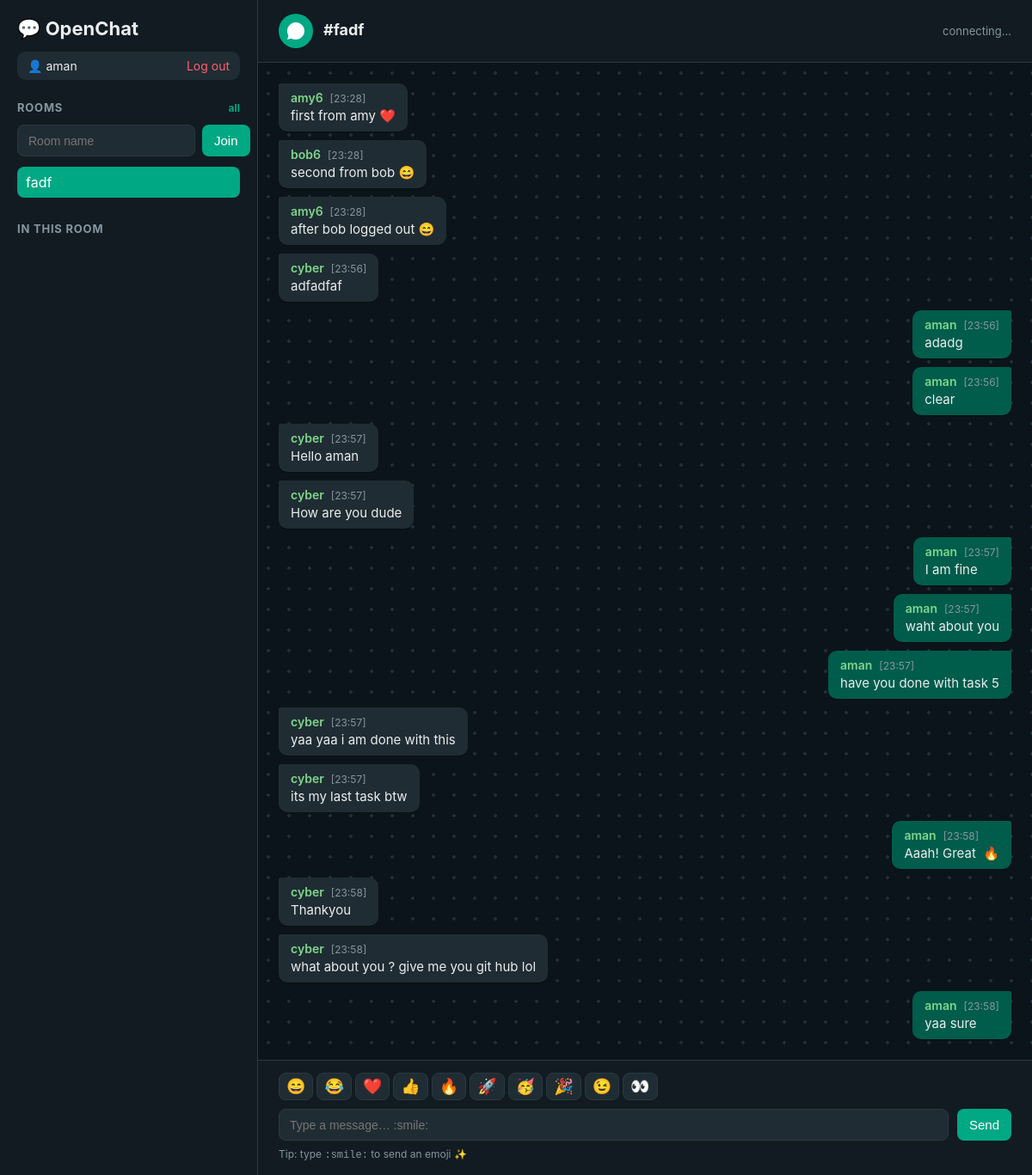
Page /room/fadf (signed in) on the committed database.
### tables this page shows
CREATE TABLE rooms (
                id INTEGER PRIMARY KEY AUTOINCREMENT,
                name TEXT UNIQUE NOT NULL,
                created_by INTEGER,
                created_at TEXT DEFAULT (datetime('now'))
            );

CREATE TABLE messages (
                id INTEGER PRIMARY KEY AUTOINCREMENT,
                room_id INTEGER NOT NULL,
                user_id INTEGER NOT NULL,
                username TEXT NOT NULL,
                content TEXT NOT NULL,
                emoji_rendered TEXT,
                created_at TEXT DEFAULT (strftime('%Y-%m-%dT%H:%M:%S','now','localtime')),
                FOREIGN KEY (room_id) REFERENCES rooms(id),
                FOREIGN KEY (user_id) REFERENCES users(id)
            );

### app.py (the view)
@app.route("/room/<name>")
@login_required
def room_page(name):
    user_id = session.get("user_id")
    room = database.get_or_create_room(name, user_id)
    if room is None:
        flash("Room names cannot be empty.", "error")
        return redirect(url_for("index"))
    history = database.get_message_history(room["id"])
    rooms = database.list_rooms()
    return render_template(
        "chat.html",
        username=current_username(),
        room=room["name"],
        room_id=room["id"],
        history=history,
        rooms=rooms,
    )

### app.py (called while the page is built)
def current_username():
    return session.get("username")

def login_required(fn):
    @functools.wraps(fn)
    def wrapper(*args, **kwargs):
        if current_username() is None:
            return redirect(url_for("login"))
        return fn(*args, **kwargs)
    return wrapper

### database.py (called while the page is built, shortened)
def get_connection():
    conn = sqlite3.connect(DB_PATH, timeout=10)
    conn.row_factory = sqlite3.Row
    conn.execute("PRAGMA journal_mode=WAL")
    conn.execute("PRAGMA busy_timeout=10000")
    return conn

def get_or_create_room(name, user_id):
    name = name.strip()
    if not name:
        return None
    conn = get_connection()
    try:
        room = conn.execute(
            "SELECT * FROM rooms WHERE name = ?", (name,)
        ).fetchone()
        if room:
            return room
    finally:
        conn.close()

def list_rooms():
    conn = get_connection()
    try:
        rows = conn.execute(
            """
            SELECT r.id, r.name,
                   (SELECT COUNT(*) FROM messages m
                     WHERE m.room_id = r.id) AS message_count
            FROM rooms r
            ORDER BY r.name
            """
        ).fetchall()
        return [dict(row) for row in rows]
    finally:
        conn.close()

def get_message_history(room_id, limit=100):
    conn = get_connection()
    try:
        rows = conn.execute(
            """
            SELECT id, username, content, emoji_rendered, created_at
            FROM messages
            WHERE room_id = ?
            ORDER BY id
            LIMIT ?
            """,
            (room_id, limit),
        ).fetchall()
        return [dict(row) for row in rows]
    finally:
        conn.close()

### templates/chat.html (shortened to what this page needs)
<!DOCTYPE html>
<html lang="en">
<head>
    <link rel="stylesheet" href="{{ url_for('static', filename='style.css') }}">
</head>
<body data-room="{{ room }}" data-username="{{ username }}">
    <div class="chat-layout">
        <aside class="sidebar">
            <div class="sidebar-head">
                <h1>💬 OpenChat</h1>
                <div class="user-chip">
                    <span>👤 {{ username }}</span>
                    <a class="logout" href="{{ url_for('logout') }}">Log out</a>
                </div>
            </div>
            <section class="rooms-panel">
                <h2>Rooms <a class="home-link" href="{{ url_for('index') }}">all</a></h2>
                <form class="join-form" method="get" onsubmit="enterRoom(event)">
                    <input id="room-input" type="text" placeholder="Room name" required>
                    <button type="submit">Join</button>
                </form>
                <ul class="room-list">
                    {% for r in rooms %}
                        <li class="{{ 'active' if r.name == room }}">
                            <a href="{{ url_for('room_page', name=r.name) }}">{{ r.name }}</a>
                        </li>
                    {% endfor %}
                </ul>
            </section>
            <section class="presence-panel">
                <h2>In this room</h2>
            </section>
        </aside>
        <main class="chat-main">
            <header class="chat-header">
                <h2>#{{ room }}</h2>
                <span class="conn-status" id="conn-status">connecting…</span>
            </header>
            <div class="messages" id="messages">
                {% for m in history %}
                    <div class="msg {{ 'mine' if m.username == username }}"
                         data-username="{{ m.username }}">
                        <div class="msg-meta">
                            <span class="msg-name">{{ m.username }}</span>
                            <span class="msg-time">[{{ m.created_at[11:16] if m.created_at else '' }}]</span>
                        </div>
                        <div class="msg-text">{{ m.emoji_rendered or m.content }}</div>
                    </div>
                {% endfor %}
            </div>
            <footer class="composer">
                <div class="emoji-row" id="emoji-row"></div>
                <form class="composer-form" onsubmit="sendMessage(event)">
                    <input id="message-input" type="text" placeholder="Type a message… :smile:" autocomplete="off">
                    <button type="submit">Send</button>
                </form>
                <div class="composer-hint">Tip: type <code>:smile:</code> to send an emoji ✨</div>
            </footer>
        </main>
    </div>
</body>
</html>

### static/style.css (style rules this page uses)
:root { --bg: #0b141a; --panel: #111b21; --panel-2: #202c33; --accent: #00a884; --accent-2: #7fd68b; --text: #e9edef; --muted: #8696a0; --danger: #ff5f6d; --border: #2a3942; --mine-bg: #005c4b; --outgoing: #005c4b; --incoming: #202c33; }
* { box-sizing: border-box; }
body { margin: 0; font-family: -apple-system, BlinkMacSystemFont, "Segoe UI", Roboto, Helvetica, Arial, sans-serif; background: var(--bg); color: var(--text); height: 100vh; }
a { color: var(--accent); text-decoration: none; }
.auth-card button, .composer button, .join-form button { padding: 10px 14px; border: none; border-radius: 8px; background: var(--accent); color: #fff; font-size: 15px; cursor: pointer; }
.index-layout, .chat-layout { display: grid; grid-template-columns: 300px 1fr; height: 100vh; }
.sidebar { background: var(--panel); border-right: 1px solid var(--border); padding: 20px; display: flex; flex-direction: column; gap: 24px; overflow-y: auto; }
.sidebar-head h1 { margin: 0; font-size: 22px; }
.user-chip { display: flex; align-items: center; justify-content: space-between; background: var(--panel-2); border-radius: 10px; padding: 8px 12px; margin-top: 14px; font-size: 14px; }
.logout { color: var(--danger); }
.rooms-panel h2, .presence-panel h2 { font-size: 13px; text-transform: uppercase; letter-spacing: .06em; color: var(--muted); margin: 0 0 12px; display: flex; align-items: center; justify-content: space-between; }
.home-link { font-size: 12px; text-transform: none; letter-spacing: 0; }
.join-form { display: flex; gap: 8px; margin-bottom: 12px; }
.join-form input, .composer-form input { flex: 1; padding: 9px 12px; border-radius: 8px; border: 1px solid var(--border); background: var(--panel-2); color: var(--text); font-size: 14px; }
.room-list { list-style: none; margin: 0; padding: 0; }
.room-list li { display: flex; align-items: center; justify-content: space-between; padding: 8px 10px; border-radius: 8px; margin-bottom: 4px; }
.room-list li.active { background: var(--accent); }
.room-list li.active a { color: #fff; }
.chat-main { display: flex; flex-direction: column; height: 100vh; min-width: 0; }
.chat-header { display: flex; align-items: center; justify-content: space-between; padding: 16px 24px; border-bottom: 1px solid var(--border); background: var(--panel); }
.chat-header h2 { margin: 0; font-size: 18px; }
.chat-header h2::before { content: ""; display: inline-block; width: 40px; height: 40px; border-radius: 50%; background: var(--accent); margin-right: 12px; vertical-align: middle; background-repeat: no-repeat; background-position: center; background-size: 60%; }
.conn-status { font-size: 13px; color: var(--muted); }
.messages { flex: 1; overflow-y: auto; padding: 24px; display: flex; flex-direction: column; gap: 10px; background-color: #0b141a; background-image: radial-gradient(#1f2f38 2px, transparent 2px); background-size: 24px 24px; }
.msg { max-width: 70%; background: var(--incoming); border-radius: 10px; box-shadow: 0 1px 1px rgba(0,0,0,.25); padding: 8px 14px; align-self: flex-start; border-top-left-radius: 2px; }
.msg.mine { background: var(--outgoing); align-self: flex-end; border-top-left-radius: 10px; border-top-right-radius: 2px; }
.msg-meta { display: flex; gap: 8px; align-items: baseline; margin-bottom: 2px; }
.msg-name { font-weight: 600; font-size: 14px; color: var(--accent-2); }
.msg-time { font-size: 12px; color: var(--muted); }
.msg-text { font-size: 15px; line-height: 1.4; word-wrap: break-word; white-space: pre-wrap; }
.composer { border-top: 1px solid var(--border); background: var(--panel); padding: 14px 24px 16px; }
.composer-form { display: flex; gap: 10px; }
.composer button { background: var(--accent); }
.composer-hint { color: var(--muted); font-size: 12px; margin-top: 8px; }
.emoji-row { display: flex; flex-wrap: wrap; gap: 4px; margin-bottom: 10px; min-height: 0; }

### rows in the picture
rooms: name "fadf"
messages: username "amy6", created_at "23:28", emoji_rendered "first from amy ❤️"
messages: username "bob6", created_at "23:28", emoji_rendered "second from bob 😄"
messages: username "amy6", created_at "23:28", emoji_rendered "after bob logged out 😄"
messages: username "cyber", created_at "23:56", emoji_rendered "adfadfaf"
messages: username "aman", created_at "23:56", emoji_rendered "adadg"
messages: username "aman", created_at "23:56", emoji_rendered "clear"
messages: username "cyber", created_at "23:57", emoji_rendered "Hello aman"
messages: username "cyber", created_at "23:57", emoji_rendered "How are you dude"
messages: username "aman", created_at "23:57", emoji_rendered "I am fine"
messages: username "aman", created_at "23:57", emoji_rendered "waht about you"
messages: username "aman", created_at "23:57", emoji_rendered "have you done with task 5"
messages: username "cyber", created_at "23:57", emoji_rendered "yaa yaa i am done with this"
messages: username "cyber", created_at "23:57", emoji_rendered "its my last task btw"
messages: username "aman", created_at "23:58", emoji_rendered "Aaah! Great 🔥"
messages: username "cyber", created_at "23:58", emoji_rendered "Thankyou"
messages: username "cyber", created_at "23:58", emoji_rendered "what about you ? give me you git hub lol"
messages: username "aman", created_at "23:58", emoji_rendered "yaa sure"

### other values in the picture
{{ username }} "aman"
